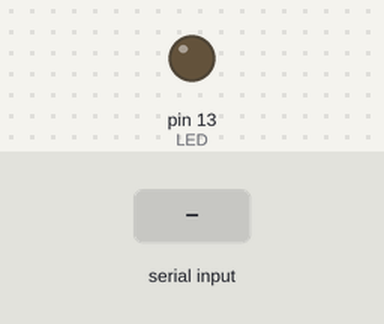
Bench run of a sketch on a simulated Arduino Uno, built with avr-gcc and run on an emulated ATmega328P. On the bench: output pins drawn as LEDs (lit = HIGH). The inputs (shaded band) are chosen by the test bench.

Above: at 1.2 s.
1.3 s: "1" received over Serial
At 1.7 s:
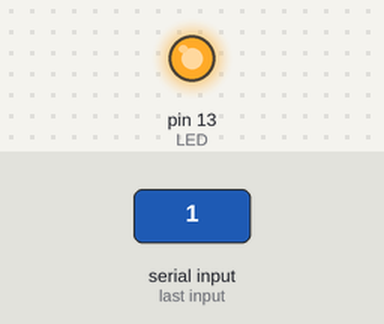
2.8 s: "0" received over Serial
At 4.2 s:
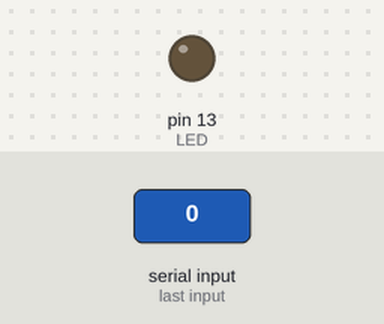
Timing chart, 0 to 5.8 s (numbered marks = the images above; inputs shaded):
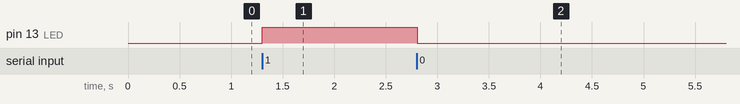

Measured:
- after the input at 1.3 s, pin 13 (LED): LOW → HIGH at once
- after the input at 2.8 s, pin 13 (LED): HIGH → LOW at once

The sketch:

arduinoFromProcessing.ino
```cpp
// (licence header left out)
char val;
int LED = 13;

void setup() {
  pinMode(LED, OUTPUT);
  Serial.begin(9600);
}

void loop() {
  if (Serial.available()) {
    val = Serial.read();
  }

  if (val == '1') {
    digitalWrite(LED, HIGH);
  } else {
    digitalWrite(LED, LOW);
  }

  delay(10);
}
```
